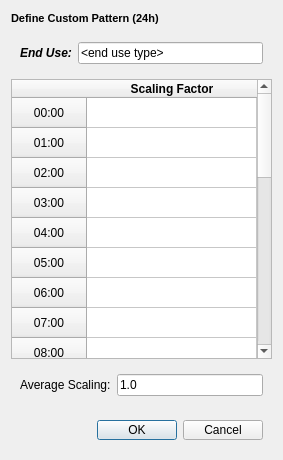
<?xml version="1.0" encoding="UTF-8"?>
<ui version="4.0">
 <class>CustomPatternDialog</class>
 <widget class="QDialog" name="CustomPatternDialog">
  <property name="geometry">
   <rect>
    <x>0</x>
    <y>0</y>
    <width>283</width>
    <height>460</height>
   </rect>
  </property>
  <property name="windowTitle">
   <string>Define Custom Pattern</string>
  </property>
  <layout class="QVBoxLayout" name="verticalLayout">
   <item>
    <widget class="QLabel" name="demand_down_title">
     <property name="enabled">
      <bool>true</bool>
     </property>
     <property name="minimumSize">
      <size>
       <width>0</width>
       <height>16</height>
      </size>
     </property>
     <property name="maximumSize">
      <size>
       <width>16777215</width>
       <height>16</height>
      </size>
     </property>
     <property name="text">
      <string>&lt;!DOCTYPE HTML PUBLIC &quot;-//W3C//DTD HTML 4.0//EN&quot; &quot;http://www.w3.org/TR/REC-html40/strict.dtd&quot;&gt;
&lt;html&gt;&lt;head&gt;&lt;meta name=&quot;qrichtext&quot; content=&quot;1&quot; /&gt;&lt;style type=&quot;text/css&quot;&gt;
p, li { white-space: pre-wrap; }
&lt;/style&gt;&lt;/head&gt;&lt;body style=&quot; font-family:'MS Shell Dlg 2'; font-size:8pt; font-weight:400; font-style:normal;&quot;&gt;
&lt;p style=&quot; margin-top:0px; margin-bottom:0px; margin-left:0px; margin-right:0px; -qt-block-indent:0; text-indent:0px;&quot;&gt;&lt;span style=&quot; font-weight:600;&quot;&gt;Define Custom Pattern (24h)&lt;/span&gt;&lt;/p&gt;&lt;/body&gt;&lt;/html&gt;</string>
     </property>
    </widget>
   </item>
   <item>
    <widget class="QWidget" name="widget" native="true">
     <property name="minimumSize">
      <size>
       <width>0</width>
       <height>40</height>
      </size>
     </property>
     <layout class="QHBoxLayout" name="horizontalLayout_2">
      <item>
       <widget class="QLabel" name="enduselbl">
        <property name="text">
         <string>&lt;html&gt;&lt;head/&gt;&lt;body&gt;&lt;p&gt;&lt;span style=&quot; font-weight:600; font-style:italic;&quot;&gt;End Use:&lt;/span&gt;&lt;/p&gt;&lt;/body&gt;&lt;/html&gt;</string>
        </property>
       </widget>
      </item>
      <item>
       <widget class="QLineEdit" name="endusetype">
        <property name="acceptDrops">
         <bool>false</bool>
        </property>
        <property name="text">
         <string>&lt;end use type&gt;</string>
        </property>
        <property name="readOnly">
         <bool>true</bool>
        </property>
       </widget>
      </item>
     </layout>
     <zorder>endusetype</zorder>
     <zorder>enduselbl</zorder>
    </widget>
   </item>
   <item>
    <widget class="QTableWidget" name="tableWidget">
     <property name="gridStyle">
      <enum>Qt::SolidLine</enum>
     </property>
     <attribute name="horizontalHeaderStretchLastSection">
      <bool>true</bool>
     </attribute>
     <attribute name="verticalHeaderMinimumSectionSize">
      <number>30</number>
     </attribute>
     <row>
      <property name="text">
       <string>      00:00      </string>
      </property>
     </row>
     <row>
      <property name="text">
       <string>      01:00</string>
      </property>
     </row>
     <row>
      <property name="text">
       <string>      02:00</string>
      </property>
     </row>
     <row>
      <property name="text">
       <string>      03:00</string>
      </property>
     </row>
     <row>
      <property name="text">
       <string>      04:00</string>
      </property>
     </row>
     <row>
      <property name="text">
       <string>      05:00</string>
      </property>
     </row>
     <row>
      <property name="text">
       <string>      06:00</string>
      </property>
     </row>
     <row>
      <property name="text">
       <string>      07:00</string>
      </property>
     </row>
     <row>
      <property name="text">
       <string>      08:00</string>
      </property>
     </row>
     <row>
      <property name="text">
       <string>      09:00</string>
      </property>
     </row>
     <row>
      <property name="text">
       <string>      10:00</string>
      </property>
     </row>
     <row>
      <property name="text">
       <string>      11:00</string>
      </property>
     </row>
     <row>
      <property name="text">
       <string>      12:00</string>
      </property>
     </row>
     <row>
      <property name="text">
       <string>      13:00</string>
      </property>
     </row>
     <row>
      <property name="text">
       <string>      14:00</string>
      </property>
     </row>
     <row>
      <property name="text">
       <string>      15:00</string>
      </property>
     </row>
     <row>
      <property name="text">
       <string>      16:00</string>
      </property>
     </row>
     <row>
      <property name="text">
       <string>      17:00</string>
      </property>
     </row>
     <row>
      <property name="text">
       <string>      18:00</string>
      </property>
     </row>
     <row>
      <property name="text">
       <string>      19:00</string>
      </property>
     </row>
     <row>
      <property name="text">
       <string>      20:00</string>
      </property>
     </row>
     <row>
      <property name="text">
       <string>      21:00</string>
      </property>
     </row>
     <row>
      <property name="text">
       <string>      22:00</string>
      </property>
     </row>
     <row>
      <property name="text">
       <string>      23:00</string>
      </property>
     </row>
     <column>
      <property name="text">
       <string>Scaling Factor</string>
      </property>
      <property name="font">
       <font>
        <weight>75</weight>
        <bold>true</bold>
       </font>
      </property>
      <property name="textAlignment">
       <set>AlignHCenter|AlignVCenter|AlignCenter</set>
      </property>
     </column>
     <item row="0" column="0">
      <property name="text">
       <string/>
      </property>
      <property name="textAlignment">
       <set>AlignHCenter|AlignVCenter|AlignCenter</set>
      </property>
     </item>
     <item row="1" column="0">
      <property name="textAlignment">
       <set>AlignHCenter|AlignVCenter|AlignCenter</set>
      </property>
     </item>
     <item row="2" column="0">
      <property name="textAlignment">
       <set>AlignHCenter|AlignVCenter|AlignCenter</set>
      </property>
     </item>
     <item row="3" column="0">
      <property name="textAlignment">
       <set>AlignHCenter|AlignVCenter|AlignCenter</set>
      </property>
     </item>
     <item row="4" column="0">
      <property name="textAlignment">
       <set>AlignHCenter|AlignVCenter|AlignCenter</set>
      </property>
     </item>
     <item row="5" column="0">
      <property name="textAlignment">
       <set>AlignHCenter|AlignVCenter|AlignCenter</set>
      </property>
     </item>
     <item row="6" column="0">
      <property name="textAlignment">
       <set>AlignHCenter|AlignVCenter|AlignCenter</set>
      </property>
     </item>
     <item row="7" column="0">
      <property name="textAlignment">
       <set>AlignHCenter|AlignVCenter|AlignCenter</set>
      </property>
     </item>
     <item row="8" column="0">
      <property name="textAlignment">
       <set>AlignHCenter|AlignVCenter|AlignCenter</set>
      </property>
     </item>
     <item row="9" column="0">
      <property name="textAlignment">
       <set>AlignHCenter|AlignVCenter|AlignCenter</set>
      </property>
     </item>
     <item row="10" column="0">
      <property name="textAlignment">
       <set>AlignHCenter|AlignVCenter|AlignCenter</set>
      </property>
     </item>
     <item row="11" column="0">
      <property name="textAlignment">
       <set>AlignHCenter|AlignVCenter|AlignCenter</set>
      </property>
     </item>
     <item row="12" column="0">
      <property name="textAlignment">
       <set>AlignHCenter|AlignVCenter|AlignCenter</set>
      </property>
     </item>
     <item row="13" column="0">
      <property name="textAlignment">
       <set>AlignHCenter|AlignVCenter|AlignCenter</set>
      </property>
     </item>
     <item row="14" column="0">
      <property name="textAlignment">
       <set>AlignHCenter|AlignVCenter|AlignCenter</set>
      </property>
     </item>
     <item row="15" column="0">
      <property name="textAlignment">
       <set>AlignHCenter|AlignVCenter|AlignCenter</set>
      </property>
     </item>
     <item row="16" column="0">
      <property name="textAlignment">
       <set>AlignHCenter|AlignVCenter|AlignCenter</set>
      </property>
     </item>
     <item row="17" column="0">
      <property name="textAlignment">
       <set>AlignHCenter|AlignVCenter|AlignCenter</set>
      </property>
     </item>
     <item row="18" column="0">
      <property name="textAlignment">
       <set>AlignHCenter|AlignVCenter|AlignCenter</set>
      </property>
     </item>
     <item row="19" column="0">
      <property name="textAlignment">
       <set>AlignHCenter|AlignVCenter|AlignCenter</set>
      </property>
     </item>
     <item row="20" column="0">
      <property name="textAlignment">
       <set>AlignHCenter|AlignVCenter|AlignCenter</set>
      </property>
     </item>
     <item row="21" column="0">
      <property name="textAlignment">
       <set>AlignHCenter|AlignVCenter|AlignCenter</set>
      </property>
     </item>
     <item row="22" column="0">
      <property name="textAlignment">
       <set>AlignHCenter|AlignVCenter|AlignCenter</set>
      </property>
     </item>
     <item row="23" column="0">
      <property name="textAlignment">
       <set>AlignHCenter|AlignVCenter|AlignCenter</set>
      </property>
     </item>
    </widget>
   </item>
   <item>
    <widget class="QWidget" name="widget_2" native="true">
     <property name="minimumSize">
      <size>
       <width>0</width>
       <height>40</height>
      </size>
     </property>
     <layout class="QHBoxLayout" name="horizontalLayout">
      <item>
       <widget class="QLabel" name="avg_lbl">
        <property name="text">
         <string>&lt;html&gt;&lt;head/&gt;&lt;body&gt;&lt;p&gt;Average Scaling:&lt;/p&gt;&lt;/body&gt;&lt;/html&gt;</string>
        </property>
       </widget>
      </item>
      <item>
       <widget class="QLineEdit" name="avg_box">
        <property name="acceptDrops">
         <bool>false</bool>
        </property>
        <property name="text">
         <string>1.0</string>
        </property>
        <property name="readOnly">
         <bool>true</bool>
        </property>
       </widget>
      </item>
     </layout>
    </widget>
   </item>
   <item>
    <widget class="QWidget" name="footer_widget" native="true">
     <property name="minimumSize">
      <size>
       <width>0</width>
       <height>38</height>
      </size>
     </property>
     <property name="maximumSize">
      <size>
       <width>16777215</width>
       <height>38</height>
      </size>
     </property>
     <layout class="QHBoxLayout" name="horizontalLayout_7">
      <item>
       <widget class="QDialogButtonBox" name="button_Box">
        <property name="orientation">
         <enum>Qt::Horizontal</enum>
        </property>
        <property name="standardButtons">
         <set>QDialogButtonBox::Cancel|QDialogButtonBox::Ok</set>
        </property>
       </widget>
      </item>
     </layout>
    </widget>
   </item>
  </layout>
 </widget>
 <resources/>
 <connections>
  <connection>
   <sender>button_Box</sender>
   <signal>accepted()</signal>
   <receiver>CustomPatternDialog</receiver>
   <slot>accept()</slot>
   <hints>
    <hint type="sourcelabel">
     <x>196</x>
     <y>455</y>
    </hint>
    <hint type="destinationlabel">
     <x>141</x>
     <y>229</y>
    </hint>
   </hints>
  </connection>
  <connection>
   <sender>button_Box</sender>
   <signal>rejected()</signal>
   <receiver>CustomPatternDialog</receiver>
   <slot>reject()</slot>
   <hints>
    <hint type="sourcelabel">
     <x>141</x>
     <y>431</y>
    </hint>
    <hint type="destinationlabel">
     <x>141</x>
     <y>229</y>
    </hint>
   </hints>
  </connection>
 </connections>
</ui>
